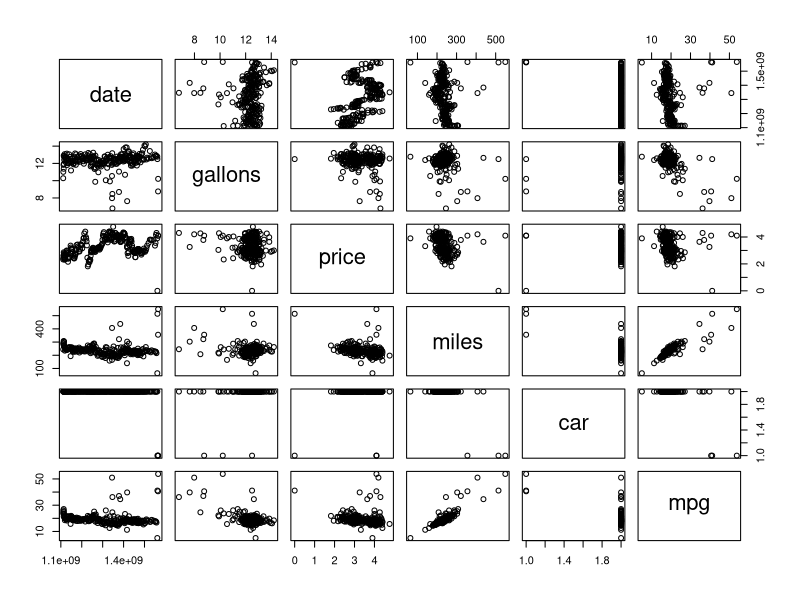
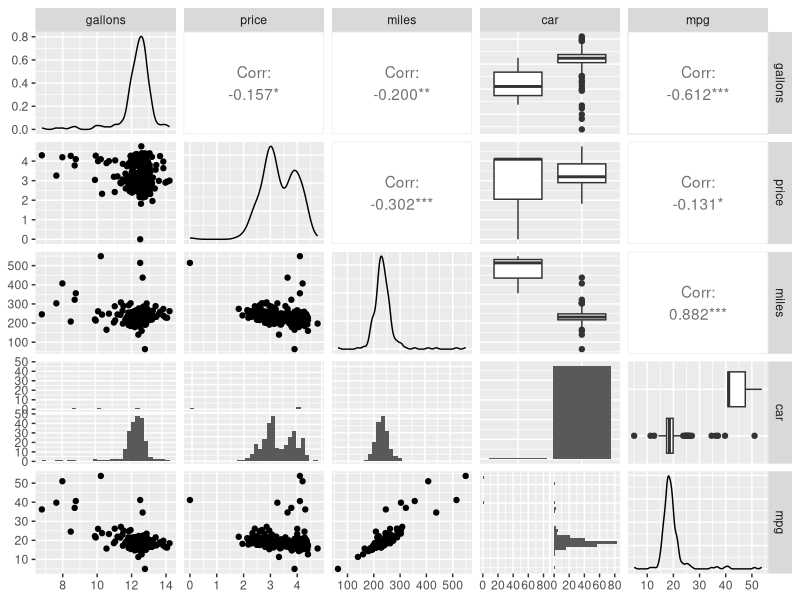
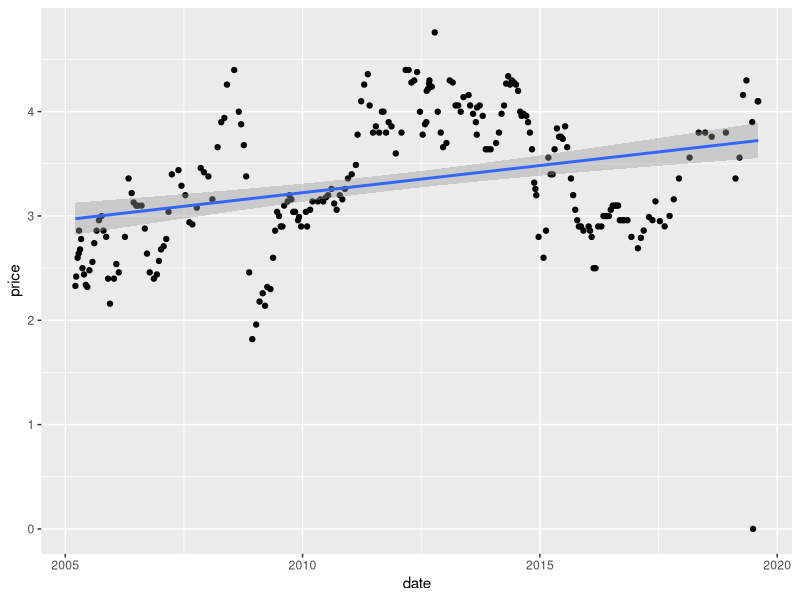
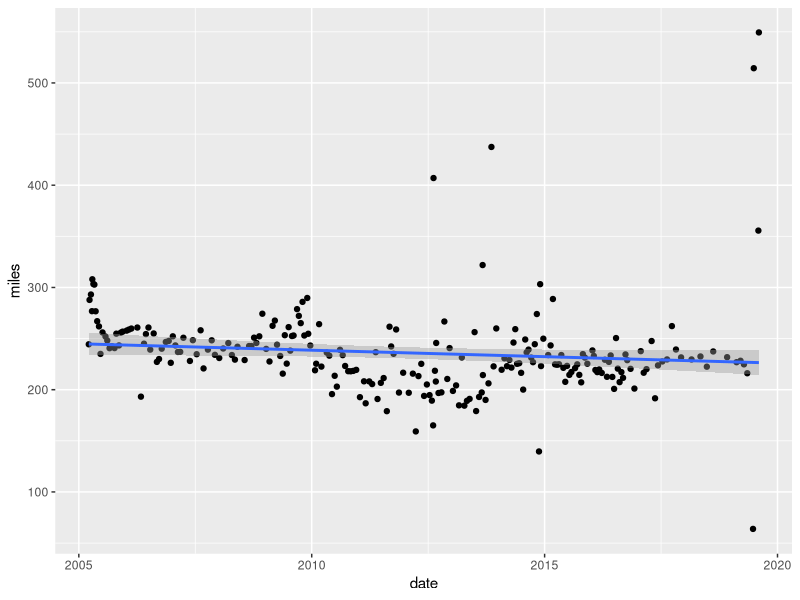
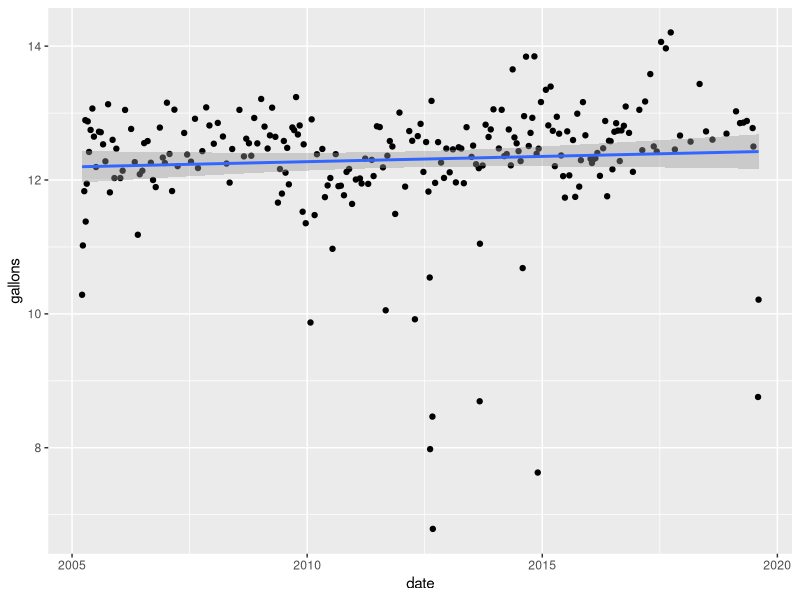
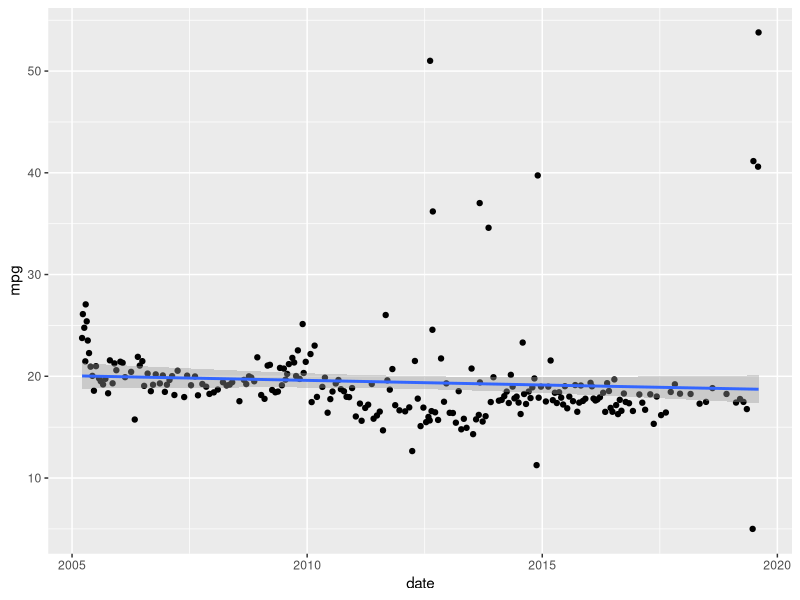
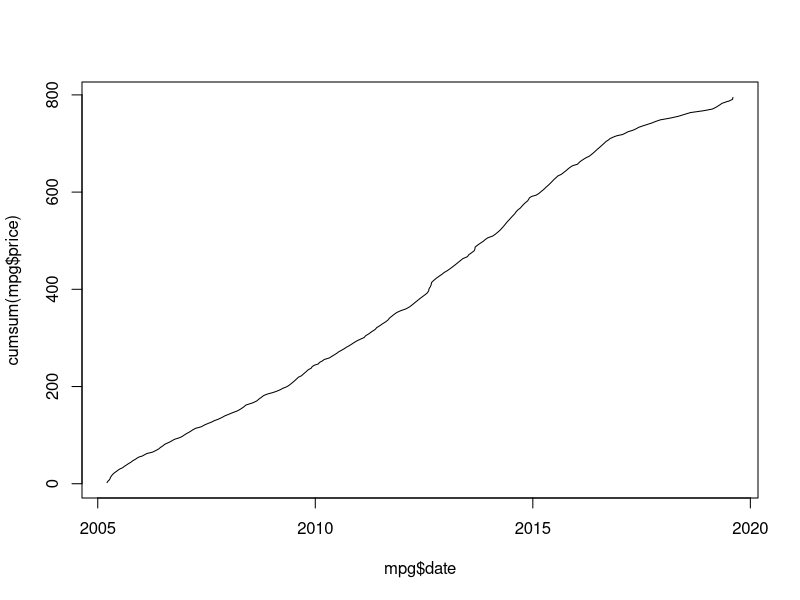
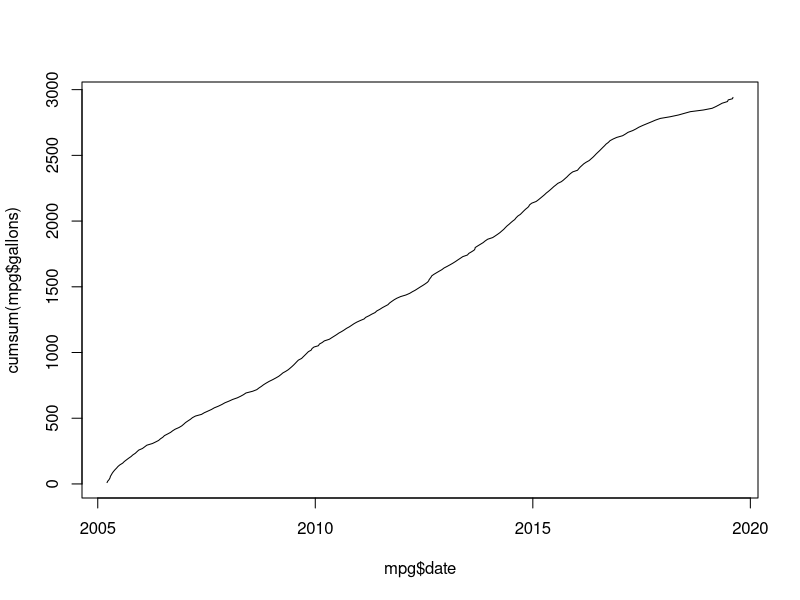

Write the R code that produced these figures, in order. (Note: this script raises an error after producing the figures.)

mpg <- read.csv("mpg.csv", stringsAsFactors = F)

mpg$date <- as.POSIXct(strptime(mpg$date, '%m/%d/%Y'))
mpg$mpg = mpg$miles / mpg$gallons

mpg <- mpg[complete.cases(mpg),]

plot(mpg)


library(ggplot2)
library(GGally)

ggpairs(mpg[,-1])

ggplot(mpg, aes(x=date, y=price)) + geom_point() + geom_smooth(method = 'lm')
ggplot(mpg, aes(x=date, y=miles)) + geom_point() + geom_smooth(method = 'lm')
ggplot(mpg, aes(x=date, y=gallons)) + geom_point() + geom_smooth(method = 'lm')
ggplot(mpg, aes(x=date, y=mpg)) + geom_point() + geom_smooth(method = 'lm')

plot(mpg$date, cumsum(mpg$price), type='l')
plot(mpg$date, cumsum(mpg$gallons), type='l')
plot(mpg$date, cumsum(mpg$miles), type='l')

ggplot(mpg, aes(price)) +
  geom_density(color='black', fill='red', alpha=0.25) 

ggplot(mpg, aes(mpg)) +
  geom_density(color='black', fill='red', alpha=0.25) 

ggplot(mpg, aes(miles)) +
  geom_density(color='black', fill='red', alpha=0.25) 

ggplot(mpg, aes(gallons)) +
  geom_density(color='black', fill='red', alpha=0.25) 




w <- mpg
w$price <- scale(w$price)
w$gallons <- scale(w$gallons)
w$miles <- scale(w$miles)

ggplot(w) +
  geom_density(aes(price), color='black', fill='red', alpha=0.25) +
  geom_density(aes(gallons), color='black', fill='green', alpha=0.25) +
  geom_density(aes(miles), color='black', fill='blue', alpha=0.25)
  



library(lubridate)

library(dplyr)


q <- mpg %>% group_by(yyyy=year(date)) %>% summarise(n=n(), g=sum(gallons), t=sum(gallons*price), p=mean(price))
  
ggplot(q, aes(x=yyyy, y=t)) + geom_bar(stat='identity') + geom_smooth(method='lm')

ggplot(q, aes(x=yyyy, y=t)) + geom_bar(aes(fill=n),stat='identity')


mpg %>% group_by(d=floor_date(date, 'months')) %>% summarise(n=n(), mpg=mean(mpg)) %>% ggplot(aes(x=d, y=mpg)) + geom_bar(aes(fill=n),stat='identity')

mpg %>% group_by(d=floor_date(date, 'quarters')) %>% summarise(n=n(), mpg=mean(mpg)) %>% ggplot(aes(x=d, y=mpg)) + geom_bar(aes(fill=n),stat='identity')

mpg %>% group_by(d=floor_date(date, 'years')) %>% summarise(n=n(), mpg=mean(mpg)) %>% ggplot(aes(x=d, y=mpg)) + geom_bar(aes(fill=n),stat='identity') + geom_hline(aes(yintercept=mean(mpg)), color='red') +
  geom_hline(aes(yintercept=mean(n)), color='black')

library(forecast)

q <- mpg %>% group_by(d=floor_date(date, 'months')) %>% summarise(n=n(), mpg=mean(mpg))
m <- ts(q$mpg, frequency = 12, start=c(2005,3), end=c(2017,9))
fit <- auto.arima(m)
plot(forecast(fit, h=12))

seasonplot(m)
ts.plot(m)

f <- ets(m)
plot(f)

plot(stl(m, s.window = 12))



qq <- mpg %>% mutate(yyyy=year(date), g=cumsum(gallons), t=cumsum(gallons*price), p=cummean(price))

ggplot(qq, aes(x=yyyy, y=miles, group=yyyy)) + geom_boxplot(aes(fill=miles)) + scale_fill_continuous()


x <- lapply(2005:2017, function(y) { 
    p <- seq(1, 100, length.out = 100) / 100
    data.frame(y=y, p=p, q=quantile(qq[qq$yyyy==y,]$price, p)) 
  })
z <- do.call(rbind, x)
  
ggplot(z) + geom_line(aes(x=p, y=q, group=y, color=as.factor(y)))  


v <- mpg %>% mutate(yyyy=year(date), mpg=miles/gallons, m=cumsum(miles), cmpg=cumsum(miles)/cumsum(gallons),  g=cumsum(gallons), t=cumsum(gallons*price), p=cummean(price))

ggplot(v) + geom_line(aes(x=date, y=cmpg))


library(cluster)

plot(mpg$miles, mpg$price)

d <- v
d <- mpg[,c('price', 'gallons', 'miles')]
d$mpg <- d$miles / d$gallons

fit <- kmeans(d[,c('miles', 'gallons', 'mpg', 'price')], centers=5)

fit
fit$cluster
# plot(d$price, d$mpg, col=fit$cluster)
# plot(d$gallons, d$miles, col=fit$cluster)
# plot(d$gallons, d$price, col=fit$cluster)
# library(rgl)
# plot3d(d)
# plot3d(d, col=fit$cluster)

d$cluster <- factor(fit$cluster)

library(gridExtra)

g1 <- ggplot(d) + 
  geom_point(aes(x=mpg, y=miles, color=cluster))

g2 <- ggplot(d) + 
  geom_point(aes(x=mpg, y=price, color=cluster))

g3 <- ggplot(d) + 
  geom_point(aes(x=mpg, y=gallons, color=cluster))

grid.arrange(g1, g2, g3, nrow=3)




v <- mpg %>% group_by(yyyy=year(date), mm=month(date)) %>% summarise( mpg=sum(miles)/sum(gallons), tp=sum(price), n=n(), ap=mean(price), ag=mean(gallons), tg=sum(gallons), tm=sum(miles) , am=mean(miles) ) %>% arrange(yyyy, mm) %>% mutate( cm=cumsum(tm), ampg=cummean(mpg) )



ggplot(v) + geom_line(aes(group=yyyy, x=mm, y=mpg)) + facet_wrap( ~ yyyy, ncol=3 )

ggplot(v) + geom_line(aes(x=1:147, y=ampg))

k <- ts(v[,c('mpg')], frequency = 12)

fit <- HoltWinters(k)
plot(forecast(fit,12*5))


fit <- auto.arima(k)
plot(forecast(fit, 12*5))


k <- ts(v[,c('ampg')], frequency = 12)

fit <- HoltWinters(k)
plot(forecast(fit,12*5))


fit <- auto.arima(k)
plot(forecast(fit, 12*5))



ggplot(as.data.frame(v)) + geom_boxplot(aes(x=yyyy, y=mpg, group=yyyy), outlier.color = NA) + geom_jitter(width=0.1, height=0.1, alpha=0.3, aes(x=yyyy, y=mpg, group=yyyy))

ggplot(as.data.frame(v)) + geom_violin(aes(x=yyyy, y=mpg, group=yyyy)) 

ggplot(as.data.frame(v)) + geom_jitter(width=0.1, height=0.1, alpha=0.3, aes(x=yyyy, y=mpg, group=yyyy))

ggplot(as.data.frame(v)) + geom_boxplot(aes(x=mm, y=mpg, group=mm), outlier.color = NA) + geom_jitter(width=0.1, height=0.1, alpha=0.3, aes(x=mm, y=mpg, group=mm))

ggplot(as.data.frame(v)) + geom_jitter(width=0.1, height=0.1, alpha=0.3, aes(x=mm, y=mpg, group=mm))

ggplot(as.data.frame(v)) + geom_violin(aes(x=mm, y=mpg, group=mm)) 
